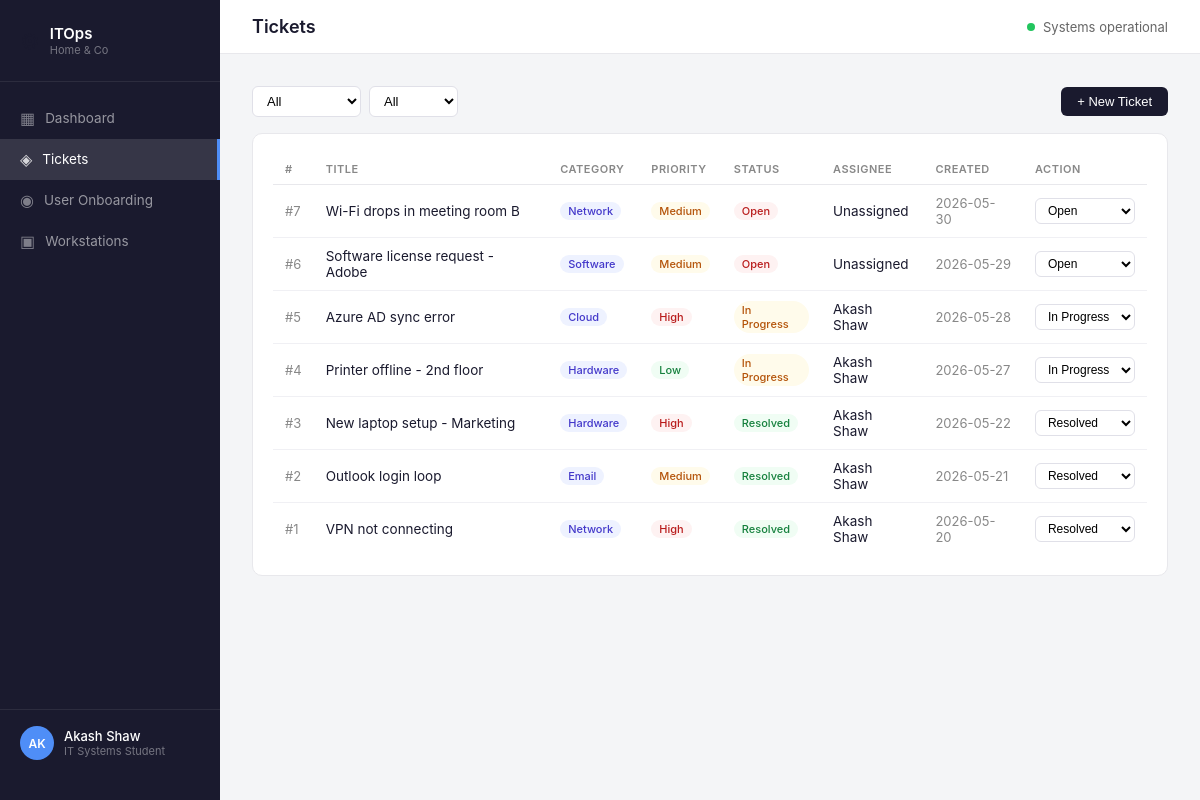
Page /tickets on the committed database.
### tables this page shows
CREATE TABLE tickets (
        id INTEGER PRIMARY KEY AUTOINCREMENT,
        title TEXT NOT NULL,
        category TEXT NOT NULL,
        priority TEXT NOT NULL,
        status TEXT DEFAULT 'Open',
        assignee TEXT DEFAULT 'Unassigned',
        created_at TEXT NOT NULL,
        updated_at TEXT NOT NULL
    );

### app.py (the view)
@app.route("/tickets")
def tickets():
    status_filter = request.args.get("status", "All")
    priority_filter = request.args.get("priority", "All")
    conn = get_db()
    query = "SELECT * FROM tickets WHERE 1=1"
    params = []
    if status_filter != "All":
        query += " AND status=?"
        params.append(status_filter)
    if priority_filter != "All":
        query += " AND priority=?"
        params.append(priority_filter)
    query += " ORDER BY created_at DESC"
    tickets = conn.execute(query, params).fetchall()
    conn.close()
    return render_template("tickets.html", tickets=tickets,
        status_filter=status_filter, priority_filter=priority_filter)

### app.py (called while the page is built)
def get_db():
    conn = sqlite3.connect(DB)
    conn.row_factory = sqlite3.Row
    return conn

### templates/tickets.html (shortened to what this page needs)
{% extends "base.html" %}
{% block page_title %}Tickets{% endblock %}
{% block content %}
<div class="toolbar">
  <form method="GET" class="filter-form">
    <select name="status" onchange="this.form.submit()">
      <option {% if status_filter=='All' %}selected{% endif %}>All</option>
    </select>
    <select name="priority" onchange="this.form.submit()">
      <option {% if priority_filter=='All' %}selected{% endif %}>All</option>
    </select>
  </form>
  <button class="btn-primary" onclick="toggleModal('ticket-modal')">+ New Ticket</button>
</div>
<div class="card">
  <table class="data-table">
    <thead>
      <tr>
        <th>#</th>
        <th>Title</th>
        <th>Category</th>
        <th>Priority</th>
        <th>Status</th>
        <th>Assignee</th>
        <th>Created</th>
        <th>Action</th>
      </tr>
    </thead>
    <tbody>
      {% for t in tickets %}
      <tr>
        <td class="muted">#{{ t.id }}</td>
        <td>{{ t.title }}</td>
        <td><span class="badge badge-cat">{{ t.category }}</span></td>
        <td><span class="badge badge-priority-{{ t.priority | lower }}">{{ t.priority }}</span></td>
        <td><span class="badge badge-status-{{ t.status | lower | replace(' ', '-') }}">{{ t.status }}</span></td>
        <td>{{ t.assignee }}</td>
        <td class="muted">{{ t.created_at[:10] }}</td>
        <td>
          <form method="POST" action="/tickets/update/{{ t.id }}" style="display:inline">
            <select name="status" onchange="this.form.submit()" class="inline-select">
              <option {% if t.status=='Open' %}selected{% endif %}>Open</option>
              <option {% if t.status=='In Progress' %}selected{% endif %}>In Progress</option>
              <option {% if t.status=='Resolved' %}selected{% endif %}>Resolved</option>
            </select>
          </form>
        </td>
      </tr>
      {% endfor %}
    </tbody>
  </table>
</div>
{% endblock %}

### static/css/style.css (style rules this page uses)
*, *::before, *::after { box-sizing: border-box; margin: 0; padding: 0; }
body { font-family: -apple-system, BlinkMacSystemFont, "Segoe UI", sans-serif; font-size: 14px; background: #f4f5f7; color: #1a1a2e; display: flex; min-height: 100vh; }
.card { background: #fff; border-radius: 10px; border: 1px solid #e8e8ec; padding: 1.25rem; margin-bottom: 1.5rem; }
.data-table { width: 100%; border-collapse: collapse; font-size: 13.5px; }
.data-table th { text-align: left; padding: 8px 12px; font-size: 11px; font-weight: 600; color: #888; text-transform: uppercase; letter-spacing: 0.5px; border-bottom: 1px solid #e8e8ec; }
.data-table td { padding: 10px 12px; border-bottom: 1px solid #f0f0f4; vertical-align: middle; }
.data-table tr:last-child td { border-bottom: none; }
.muted { color: #888; font-size: 13px; }
.badge { display: inline-block; padding: 2px 8px; border-radius: 20px; font-size: 11px; font-weight: 500; }
.badge-cat { background: #eef2ff; color: #4338ca; }
.badge-priority-high { background: #fef2f2; color: #b91c1c; }
.badge-priority-medium { background: #fffbeb; color: #b45309; }
.badge-priority-low { background: #f0fdf4; color: #15803d; }
.badge-status-open { background: #fef2f2; color: #b91c1c; }
.badge-status-in-progress { background: #fffbeb; color: #b45309; }
.badge-status-resolved { background: #f0fdf4; color: #15803d; }
.toolbar { display: flex; align-items: center; justify-content: space-between; margin-bottom: 1rem; }
.filter-form { display: flex; gap: 8px; }
select { border: 1px solid #e0e0e8; border-radius: 6px; padding: 6px 10px; font-size: 13px; background: #fff; cursor: pointer; outline: none; }
.inline-select { border: 1px solid #e0e0e8; border-radius: 6px; padding: 4px 8px; font-size: 12px; }
.btn-primary { background: #1a1a2e; color: #fff; border: none; border-radius: 6px; padding: 7px 16px; font-size: 13px; cursor: pointer; font-weight: 500; transition: background 0.15s; }

### rows in the picture
tickets: id "7", title "Wi-Fi drops in meeting room B", category "Network", priority "Medium", status "Open", assignee "Unassigned", created_at "2026-05-30"
tickets: id "6", title "Software license request - Adobe", category "Software", priority "Medium", status "Open", assignee "Unassigned", created_at "2026-05-29"
tickets: id "5", title "Azure AD sync error", category "Cloud", priority "High", status "In Progress", assignee "Akash Shaw", created_at "2026-05-28"
tickets: id "4", title "Printer offline - 2nd floor", category "Hardware", priority "Low", status "In Progress", assignee "Akash Shaw", created_at "2026-05-27"
tickets: id "3", title "New laptop setup - Marketing", category "Hardware", priority "High", status "Resolved", assignee "Akash Shaw", created_at "2026-05-22"
tickets: id "2", title "Outlook login loop", category "Email", priority "Medium", status "Resolved", assignee "Akash Shaw", created_at "2026-05-21"
tickets: id "1", title "VPN not connecting", category "Network", priority "High", status "Resolved", assignee "Akash Shaw", created_at "2026-05-20"
